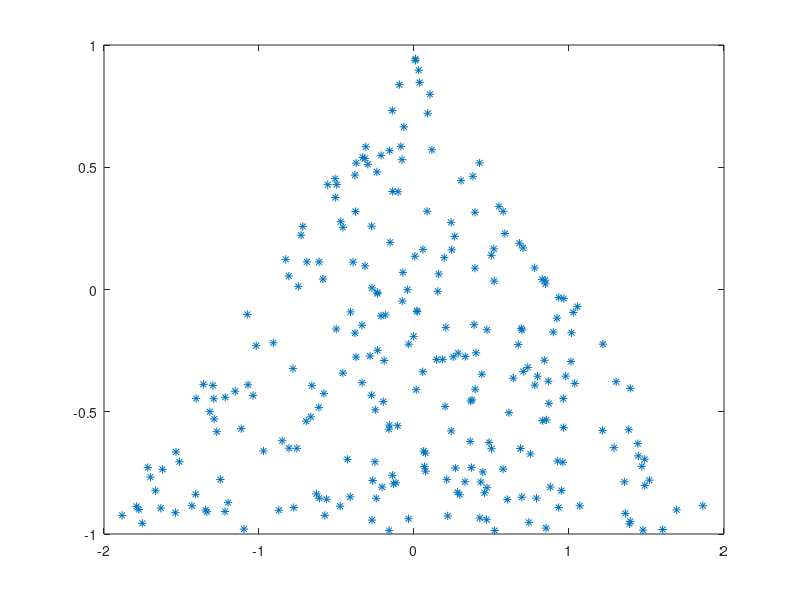
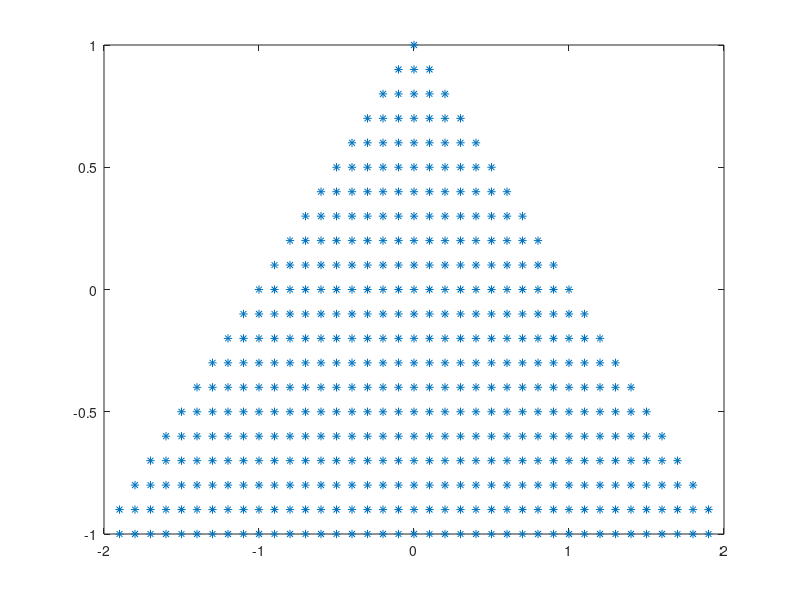

Source code (MATLAB) for these figures, in order: (Note: this script raises an error after producing the figures.)
clear all; close all;

a1 = -2.5 + 5*rand(1000,1);
a2 = -1.5 + 3*rand(1000,1);

a1stable = [];
a2stable = [];

for i = 1:length(a1)
    w = randn(1000, 1);
    x = zeros(1000, 1);
    x(1) = w(1);
    x(2) = w(2);
    for j = 3:1000
        x(j) = a1(i)*x(j-1) + a2(i)*x(j-2);
    end
    if(abs(x(1000)) < 10)
        a1stable = [a1stable a1(i)];
        a2stable = [a2stable a2(i)];
    end
end

plot(a1stable, a2stable, '*')



% a1 = -2.5:0.1:2.5;
a2 = -1.5:0.1:1.5;

a1stable = [];
a2stable = [];

for i = -2.5:0.1:2.5
    for k = 1:length(a2)
        w = randn(1000, 1);
        x = zeros(1000, 1);
        x(1) = w(1);
        x(2) = w(2);
        for j = 3:1000
            x(j) = i*x(j-1) + a2(k)*x(j-2);
        end
        if(abs(x(1000)) < 10)
            a1stable = [a1stable i];
            a2stable = [a2stable a2(k)];
        end
    end
end

figure;
plot(a1stable, a2stable, '*')


% 2.4.2 Sunspot Models
load('sunspot.dat')
N5 = xcorr(sunspot(50:55, 2));
figure;
subplot(3, 1, 1)
plot(N5)

subplot(3, 1, 2)
N20 = xcorr(sunspot(50:69, 2));
plot(N20)

subplot(3, 1, 3)
N250 = xcorr(sunspot(1:250, 2));
plot(N250)


% Here we take the zero mean version
sm = mean(sunspot(:, 2));
zms = sunspot(:, 2) - sm;

figure;
plot(xcorr(zms(1:250)))

%% 2.4.3

figure;
A = aryule(sunspot(:, 2), 10);

% For the zero mean and unit variance version
Auv = aryule(zscore(sunspot(:, 2)), 10);

hold on;
stem(1:11, A)
stem(1:11, Auv, 'diamondr')
legend('', 'Zero Mean, Unit Variance')